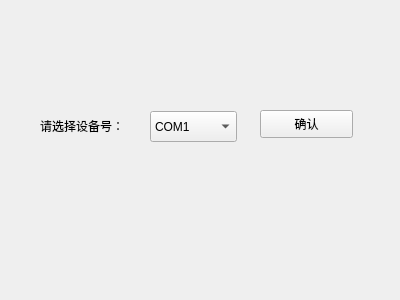
<?xml version="1.0" encoding="UTF-8"?>
<ui version="4.0">
 <class>Com_ui</class>
 <widget class="QWidget" name="Com_ui">
  <property name="geometry">
   <rect>
    <x>0</x>
    <y>0</y>
    <width>400</width>
    <height>300</height>
   </rect>
  </property>
  <property name="windowTitle">
   <string>Form</string>
  </property>
  <widget class="QComboBox" name="comboBox_check_com">
   <property name="geometry">
    <rect>
     <x>150</x>
     <y>111</y>
     <width>87</width>
     <height>31</height>
    </rect>
   </property>
   <item>
    <property name="text">
     <string>COM1</string>
    </property>
   </item>
   <item>
    <property name="text">
     <string>COM2</string>
    </property>
   </item>
   <item>
    <property name="text">
     <string>COM3</string>
    </property>
   </item>
   <item>
    <property name="text">
     <string>COM4</string>
    </property>
   </item>
   <item>
    <property name="text">
     <string>COM5</string>
    </property>
   </item>
   <item>
    <property name="text">
     <string>COM6</string>
    </property>
   </item>
   <item>
    <property name="text">
     <string>COM7</string>
    </property>
   </item>
   <item>
    <property name="text">
     <string>COM8</string>
    </property>
   </item>
   <item>
    <property name="text">
     <string>COM9</string>
    </property>
   </item>
   <item>
    <property name="text">
     <string>COM10</string>
    </property>
   </item>
  </widget>
  <widget class="QLabel" name="label_check_com">
   <property name="geometry">
    <rect>
     <x>40</x>
     <y>110</y>
     <width>101</width>
     <height>31</height>
    </rect>
   </property>
   <property name="text">
    <string>请选择设备号：</string>
   </property>
  </widget>
  <widget class="QPushButton" name="button_check_com">
   <property name="geometry">
    <rect>
     <x>260</x>
     <y>110</y>
     <width>93</width>
     <height>28</height>
    </rect>
   </property>
   <property name="text">
    <string>确认</string>
   </property>
  </widget>
 </widget>
 <resources/>
 <connections/>
</ui>
